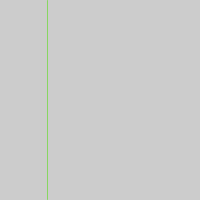
Frame 1 (no input)
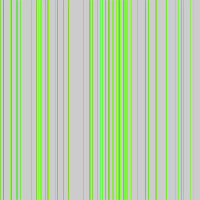
Frame 60 (the mouse pressed at the canvas centre just before this capture)
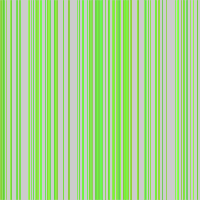
Frame 120 (the mouse held since frame 60 and released just before this capture)

The Processing sketch that drew these frames (run headless with seeded random() and noise(); from frame 60 on, the mouse is pressed at the canvas centre):

// Processing sketch: processing_123924
// ── processing_123924.pde

void setup() {
  size(200,200);
}
void draw() {
  //background(0);
  stroke(random(100,156),random(200,256),random(50,100));
  float distance_left=random(200);
  line(distance_left,0, distance_left,199);
}
